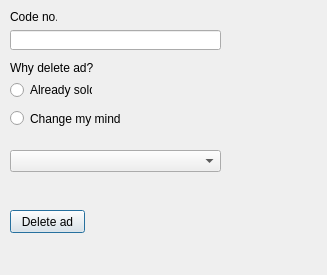
<?xml version="1.0" encoding="UTF-8"?>
<ui version="4.0">
 <class>delete_product</class>
 <widget class="QDialog" name="delete_product">
  <property name="geometry">
   <rect>
    <x>0</x>
    <y>0</y>
    <width>327</width>
    <height>275</height>
   </rect>
  </property>
  <property name="windowTitle">
   <string>Dialog</string>
  </property>
  <widget class="QPushButton" name="pushButton">
   <property name="geometry">
    <rect>
     <x>10</x>
     <y>210</y>
     <width>75</width>
     <height>23</height>
    </rect>
   </property>
   <property name="text">
    <string>Delete ad</string>
   </property>
  </widget>
  <widget class="QLabel" name="label">
   <property name="geometry">
    <rect>
     <x>10</x>
     <y>10</y>
     <width>47</width>
     <height>13</height>
    </rect>
   </property>
   <property name="text">
    <string>Code no.</string>
   </property>
  </widget>
  <widget class="QLineEdit" name="lineEdit">
   <property name="geometry">
    <rect>
     <x>10</x>
     <y>30</y>
     <width>211</width>
     <height>20</height>
    </rect>
   </property>
  </widget>
  <widget class="QLabel" name="label_2">
   <property name="geometry">
    <rect>
     <x>10</x>
     <y>60</y>
     <width>91</width>
     <height>16</height>
    </rect>
   </property>
   <property name="text">
    <string>Why delete ad?</string>
   </property>
  </widget>
  <widget class="QRadioButton" name="radioButton">
   <property name="geometry">
    <rect>
     <x>10</x>
     <y>110</y>
     <width>131</width>
     <height>17</height>
    </rect>
   </property>
   <property name="text">
    <string>Change my mind</string>
   </property>
  </widget>
  <widget class="QRadioButton" name="radioButton_2">
   <property name="geometry">
    <rect>
     <x>10</x>
     <y>80</y>
     <width>82</width>
     <height>20</height>
    </rect>
   </property>
   <property name="text">
    <string>Already sold</string>
   </property>
  </widget>
  <widget class="QComboBox" name="comboBox">
   <property name="geometry">
    <rect>
     <x>10</x>
     <y>150</y>
     <width>211</width>
     <height>22</height>
    </rect>
   </property>
  </widget>
 </widget>
 <resources/>
 <connections/>
</ui>
